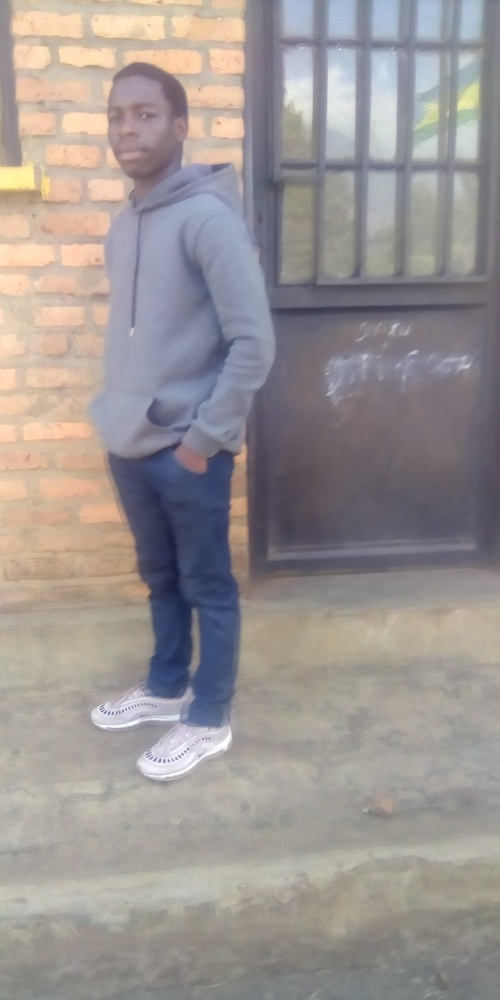
#> input picture Images/imagefiles/my photo.jpg, 500 x 1000 px, shrunk from 1280 x 2560 before the run, found by its file name
$ python image2.py
#> lines starting #> are read from the running program, lines starting #| are printed output that depends on the picture
import imageio
from imageio import imread,imsave
im=imread("/home/edouard/Desktop/Programming/codingWithPython/MachineLearning/UpdatedTutorial/Images/imagefiles/my photo.jpg")
#> im is the input picture: shape (1000, 500, 3); mean R, G, B 155.2, 148.6, 147.4

# let me tint the image
tint_img=im*[3,5,10]
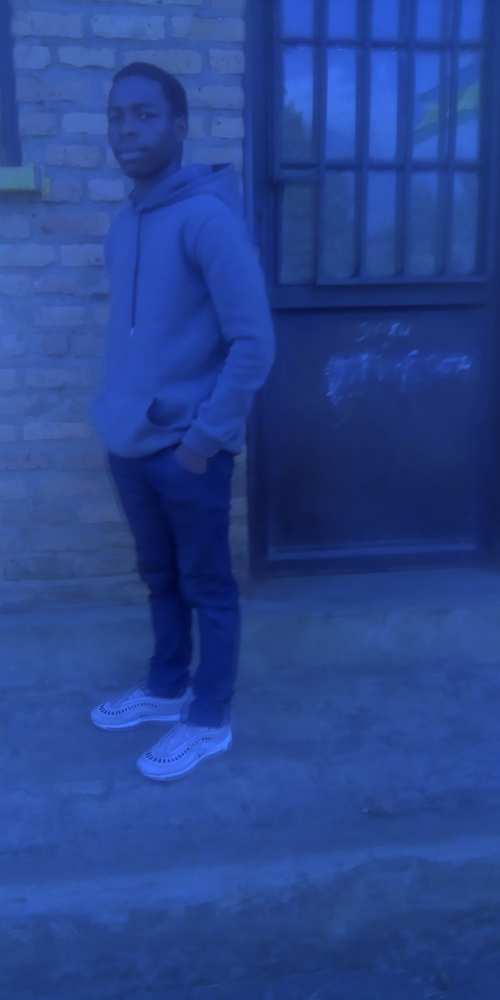
#> tint_img: shape (1000, 500, 3) int64; mean R, G, B 465.6, 743.2, 1474.1; drawn with min black and max white

# let me save the image
#> (the run stopped early here; a loop or call above may not have finished)

$ run again, with Images/imagefiles/IMG_20230416_095707_2.jpg copied over Images/imagefiles/my photo.jpg
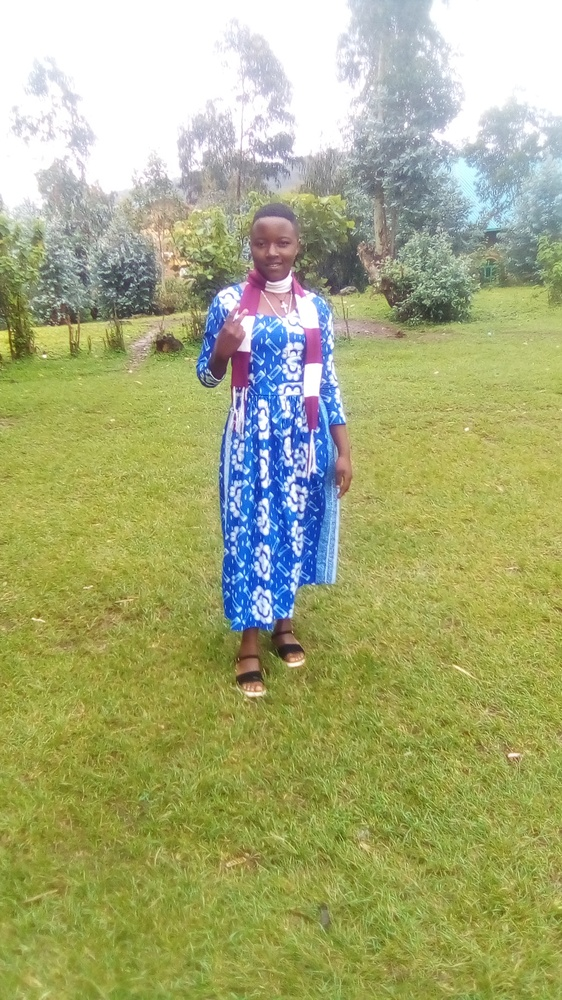
#> input picture Images/imagefiles/IMG_20230416_095707_2.jpg, 562 x 1000 px, shrunk from 1440 x 2560 before the run, found by its file name
#> im is the input picture: shape (1000, 562, 3); mean R, G, B 167, 172.2, 122.6
#> `tint_img=im*[3,5,10]`:
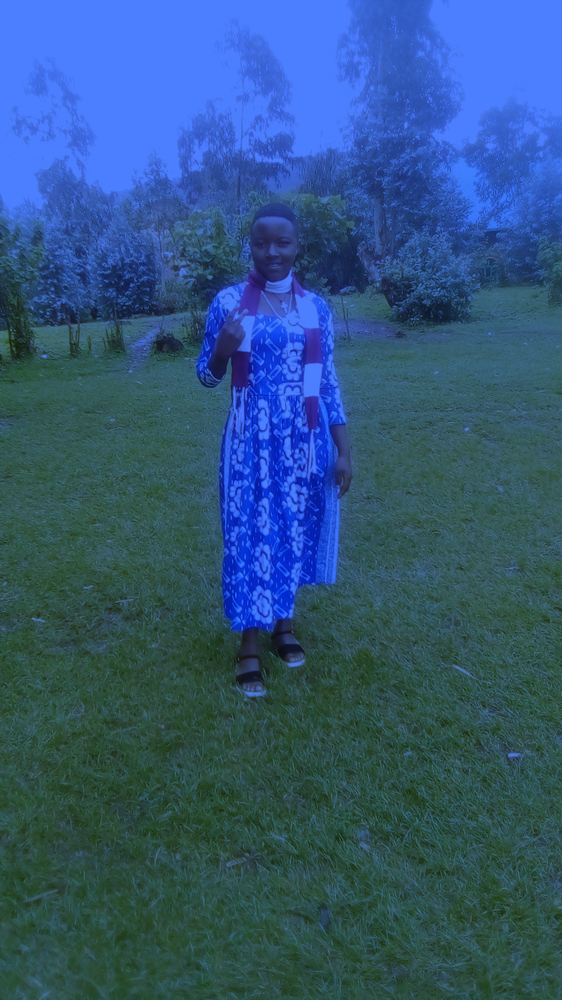
#> tint_img: shape (1000, 562, 3) int64; mean R, G, B 501, 861.2, 1225.8; drawn with min black and max white
